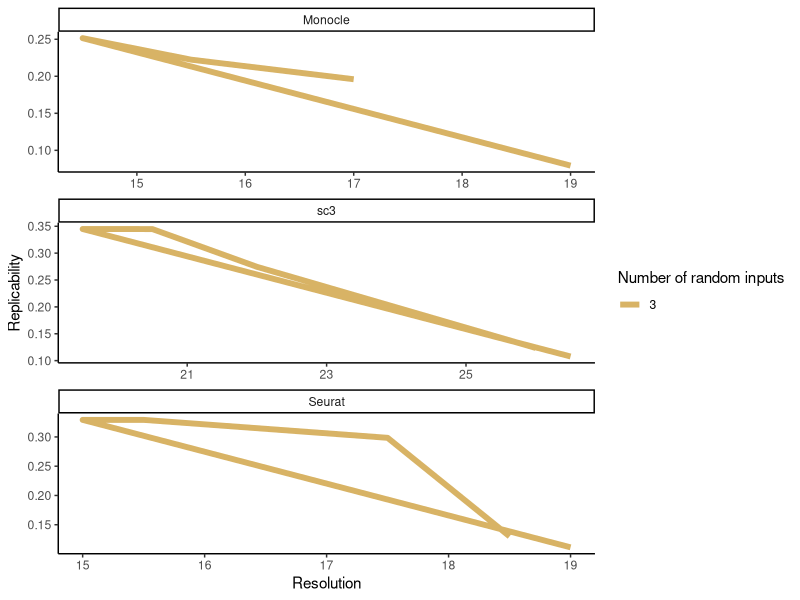
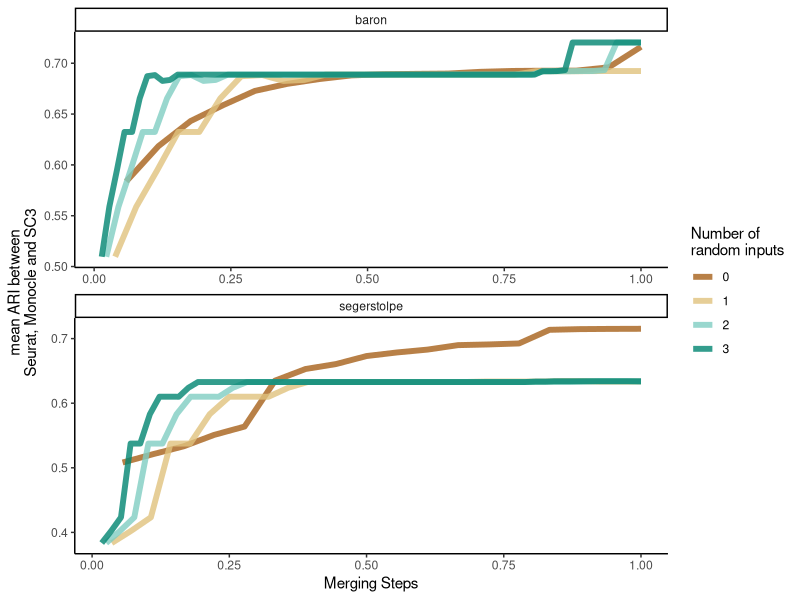
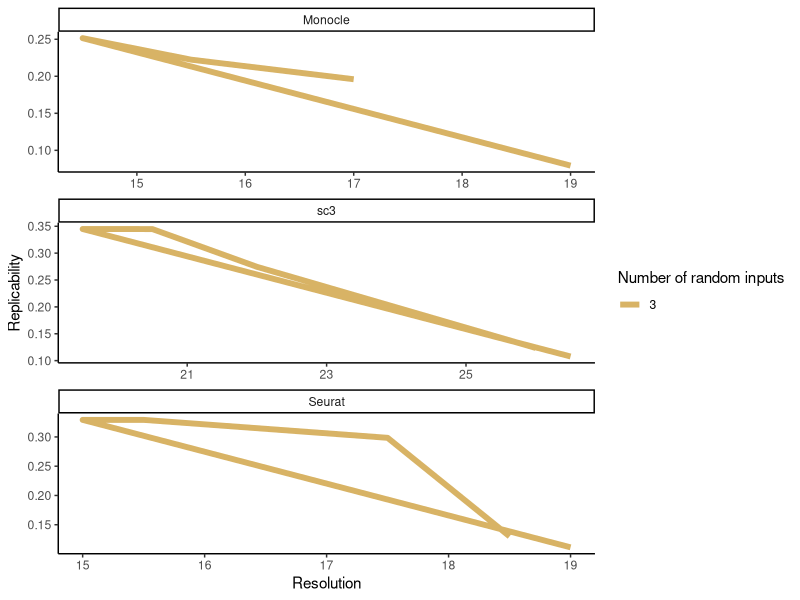

Reproduce these figures in R, in order.
## ---- chunk 1
library(knitr)
opts_chunk$set(
  fig.pos = "!h", out.extra = "", warning = F, message = F,
  fig.align = "center", echo = F
)
libs <- c("here", "dplyr", "ggplot2", "tidyr", "stringr", "readr", "cowplot",
          "mclust", "RColorBrewer", "purrr", "Dune", "pracma", "kableExtra",
          "DailyHRB")
suppressMessages(
  suppressWarnings(sapply(libs, require, character.only = TRUE))
)
rm(libs)
## ---- chunk 2
df <- read.table(here("Figure-Stability", "data", "garbage.txt")) %>%
  mutate(nb_clusters = (replicable_clusters + non_replicable_clusters) / 2)
p <- ggplot(df %>% arrange(level), 
       aes(x = nb_clusters,
           y = fraction_replicable_cells,
           col = as.character(nb_garb))) +  
  geom_path(size = 2) +
  theme_classic() +
  facet_wrap(~clustering_name, scales = "free",
             ncol = 1) +
  scale_color_brewer(type = "div") +
  labs(x = "Resolution", y = "Replicability",
       col = "Number of random inputs")
p
ggsave(filename = here("Figure-Stability", "data", "garbage.png"),
       plot = p,
       bg = "transparent")
## ---- chunk 3
df <- read.table(here("Figure-Stability", "data", "garbage_ari.txt"))
p <- ggplot(df, 
       aes(x = x,
           y = ARI,
           col = as.character(nb_garb))) +  
  geom_path(size = 2, alpha = .8) +
  theme_classic() +
  facet_wrap(~ dataset,
             scales = "free",
             ncol = 1) +
  scale_color_brewer(type = "div") +
  labs(x = "Merging Steps", y = "mean ARI between\nSeurat, Monocle and SC3",
       col = "Number of\nrandom inputs")
p
